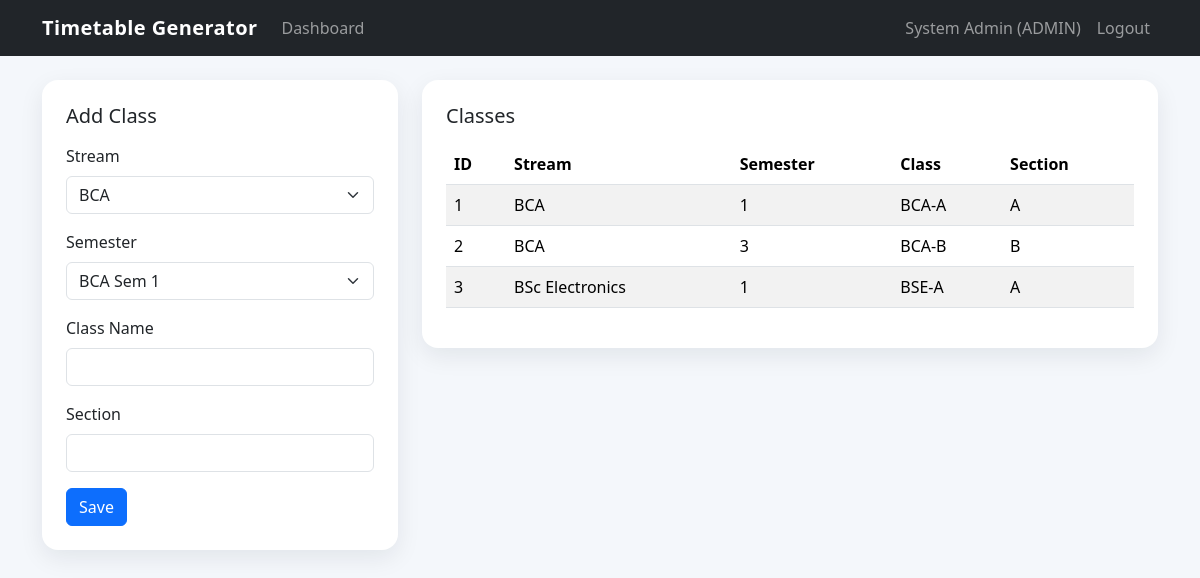
The page /admin/classes.php (signed in) on the database its author committed.
### tables this page shows
CREATE TABLE classes (
    id INT AUTO_INCREMENT PRIMARY KEY,
    stream_id INT NOT NULL,
    semester_id INT NOT NULL,
    class_name VARCHAR(100) NOT NULL,
    section VARCHAR(20) NOT NULL,
    CONSTRAINT fk_class_stream FOREIGN KEY (stream_id) REFERENCES streams(id) ON DELETE CASCADE,
    CONSTRAINT fk_class_semester FOREIGN KEY (semester_id) REFERENCES semesters(id) ON DELETE CASCADE
);

CREATE TABLE streams (
    id INT AUTO_INCREMENT PRIMARY KEY,
    department_id INT NOT NULL,
    name VARCHAR(100) NOT NULL,
    code VARCHAR(20) NOT NULL UNIQUE,
    CONSTRAINT fk_stream_department FOREIGN KEY (department_id) REFERENCES departments(id) ON DELETE CASCADE
);

CREATE TABLE semesters (
    id INT AUTO_INCREMENT PRIMARY KEY,
    stream_id INT NOT NULL,
    semester_number INT NOT NULL,
    CONSTRAINT fk_semester_stream FOREIGN KEY (stream_id) REFERENCES streams(id) ON DELETE CASCADE
);

### includes/functions.php (called while the page is built, shortened)
<?php
require_once __DIR__ . '/../config/database.php';
function e(?string $value): string
{
    return htmlspecialchars((string) $value, ENT_QUOTES, 'UTF-8');
}
function current_user(): ?array
{
    return $_SESSION['user'] ?? null;
}
function fetch_all(string $sql, array $params = []): array
{
    $stmt = db()->prepare($sql);
    $stmt->execute($params);
    return $stmt->fetchAll();
}
function get_streams(): array
{
    return fetch_all('SELECT s.*, d.name AS department_name FROM streams s JOIN departments d ON d.id = s.department_id ORDER BY s.name');
}
function get_semesters(): array
{
    return fetch_all('
        SELECT sem.id, sem.semester_number, st.name AS stream_name
        FROM semesters sem
        JOIN streams st ON st.id = sem.stream_id
        ORDER BY st.name, sem.semester_number
    ');
}
function get_classes(): array
{
    return fetch_all('
        SELECT c.*, st.name AS stream_name, sem.semester_number
        FROM classes c
        JOIN streams st ON st.id = c.stream_id
        JOIN semesters sem ON sem.id = c.semester_id
        ORDER BY st.name, sem.semester_number, c.class_name, c.section
    ');
}

### config/database.php (called while the page is built, shortened)
<?php
function db(): PDO
{
    static $pdo = null;
    if ($pdo instanceof PDO) {
        return $pdo;
    }
    $dsn = 'mysql:host=' . DB_HOST . ';dbname=' . DB_NAME . ';charset=utf8mb4';
    $pdo = new PDO($dsn, DB_USER, DB_PASS, [
        PDO::ATTR_ERRMODE => PDO::ERRMODE_EXCEPTION,
        PDO::ATTR_DEFAULT_FETCH_MODE => PDO::FETCH_ASSOC,
    ]);
    return $pdo;
}

### admin/classes.php (the view, shortened to what this page needs)
<?php
$streams = get_streams();
$semesters = get_semesters();
$rows = get_classes();
require_once __DIR__ . '/../includes/header.php';
?>
<div class="row g-4">
    <div class="col-lg-4">
        <div class="card p-4">
            <h1 class="h5 mb-3">Add Class</h1>
            <form method="post">
                <div class="mb-3">
                    <label class="form-label">Stream</label>
                    <select name="stream_id" class="form-select" required>
                        <?php foreach ($streams as $stream): ?><option value="<?= e((string) $stream['id']); ?>"><?= e($stream['name']); ?></option><?php endforeach; ?>
                    </select>
                </div>
                <div class="mb-3">
                    <label class="form-label">Semester</label>
                    <select name="semester_id" class="form-select" required>
                        <?php foreach ($semesters as $semester): ?><option value="<?= e((string) $semester['id']); ?>"><?= e($semester['stream_name'] . ' Sem ' . $semester['semester_number']); ?></option><?php endforeach; ?>
                    </select>
                </div>
                <div class="mb-3"><label class="form-label">Class Name</label><input name="class_name" class="form-control" required></div>
                <div class="mb-3"><label class="form-label">Section</label><input name="section" class="form-control" required></div>
                <button class="btn btn-primary">Save</button>
            </form>
        </div>
    </div>
    <div class="col-lg-8">
        <div class="card p-4">
            <h2 class="h5 mb-3">Classes</h2>
            <table class="table table-striped">
                <thead><tr><th>ID</th><th>Stream</th><th>Semester</th><th>Class</th><th>Section</th></tr></thead>
                <tbody><?php foreach ($rows as $row): ?><tr><td><?= e((string) $row['id']); ?></td><td><?= e($row['stream_name']); ?></td><td><?= e((string) $row['semester_number']); ?></td><td><?= e($row['class_name']); ?></td><td><?= e($row['section']); ?></td></tr><?php endforeach; ?></tbody>
            </table>
        </div>
    </div>
</div>
<?php require_once __DIR__ . '/../includes/footer.php'; ?>

### includes/header.php (shortened to what this page needs)
<?php
require_once __DIR__ . '/functions.php';
$user = current_user();
?>
<!DOCTYPE html>
<html lang="en">
<head>
    <link href="https://cdn.jsdelivr.net/npm/bootstrap@5.3.3/dist/css/bootstrap.min.css" rel="stylesheet">
    <link rel="stylesheet" href="/automatic-college-timetable-generator/assets/css/style.css">
</head>
<body>
<nav class="navbar navbar-expand-lg navbar-dark bg-dark">
    <div class="container">
        <a class="navbar-brand" href="/automatic-college-timetable-generator/index.php">Timetable Generator</a>
        <div class="collapse navbar-collapse" id="mainNav">
            <ul class="navbar-nav me-auto">
                <?php if ($user): ?>
                    <li class="nav-item"><a class="nav-link" href="/automatic-college-timetable-generator/<?= e($user['role']); ?>/dashboard.php">Dashboard</a></li>
                <?php endif; ?>
            </ul>
            <ul class="navbar-nav ms-auto">
                <?php if ($user): ?>
                    <li class="nav-item"><span class="nav-link"><?= e($user['name']); ?> (<?= strtoupper(e($user['role'])); ?>)</span></li>
                    <li class="nav-item"><a class="nav-link" href="/automatic-college-timetable-generator/auth/logout.php">Logout</a></li>
                <?php else: ?>
                    <li class="nav-item"><a class="nav-link" href="/automatic-college-timetable-generator/auth/login.php">Login</a></li>
                <?php endif; ?>
            </ul>
        </div>
    </div>
</nav>
<main class="container py-4">

### includes/footer.php (shortened to what this page needs)
    </main>
</body>
</html>

### assets/css/style.css (style rules this page uses)
body { background: #f4f7fb; color: #1c2434; }
.navbar-brand { font-weight: 700; letter-spacing: 0.02em; }
.card { border: 0; border-radius: 1rem; box-shadow: 0 0.5rem 1.5rem rgba(15, 23, 42, 0.08); }
.table thead th { white-space: nowrap; }

### rows shown on the page
classes: id "1", stream.name "BCA", semester.semester_number "1", class_name "BCA-A", section "A"
classes: id "2", stream.name "BCA", semester.semester_number "3", class_name "BCA-B", section "B"
classes: id "3", stream.name "BSc Electronics", semester.semester_number "1", class_name "BSE-A", section "A"

### other values the page prints
$user['name'] "System Admin"
$user['role'] "ADMIN"
form field stream_id "BCA"
form field semester_id "BCA Sem 1"
